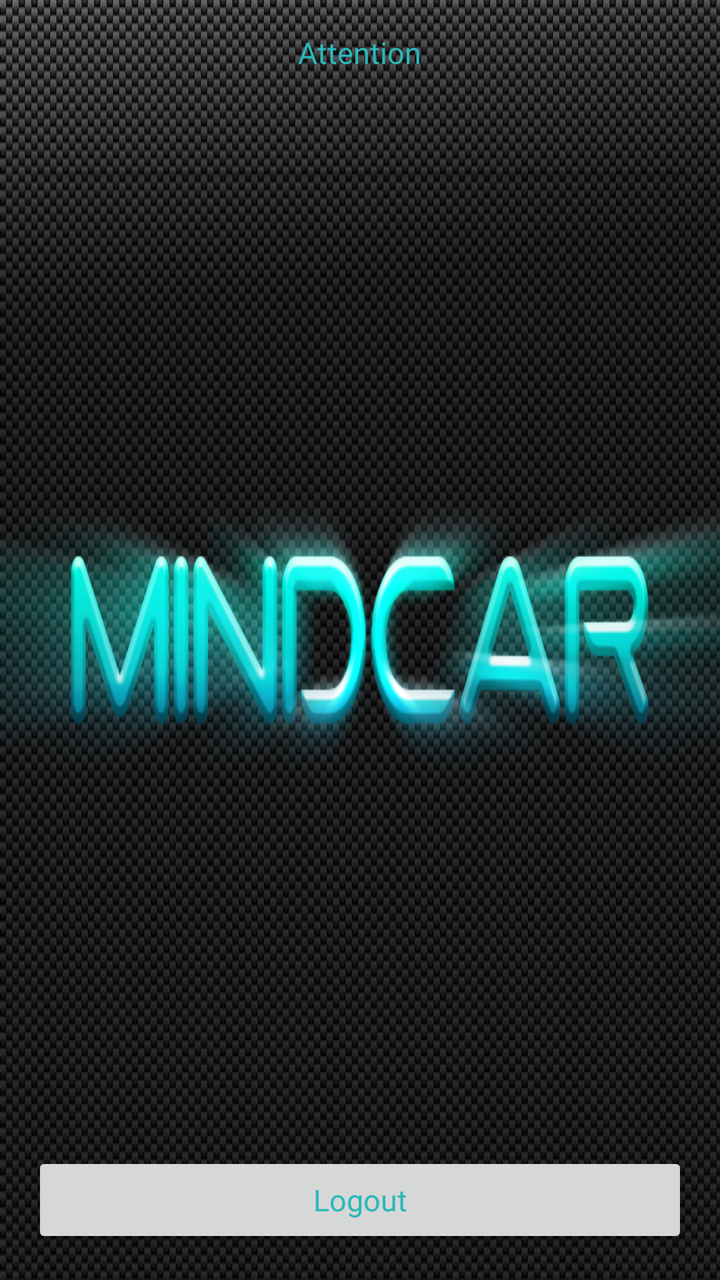
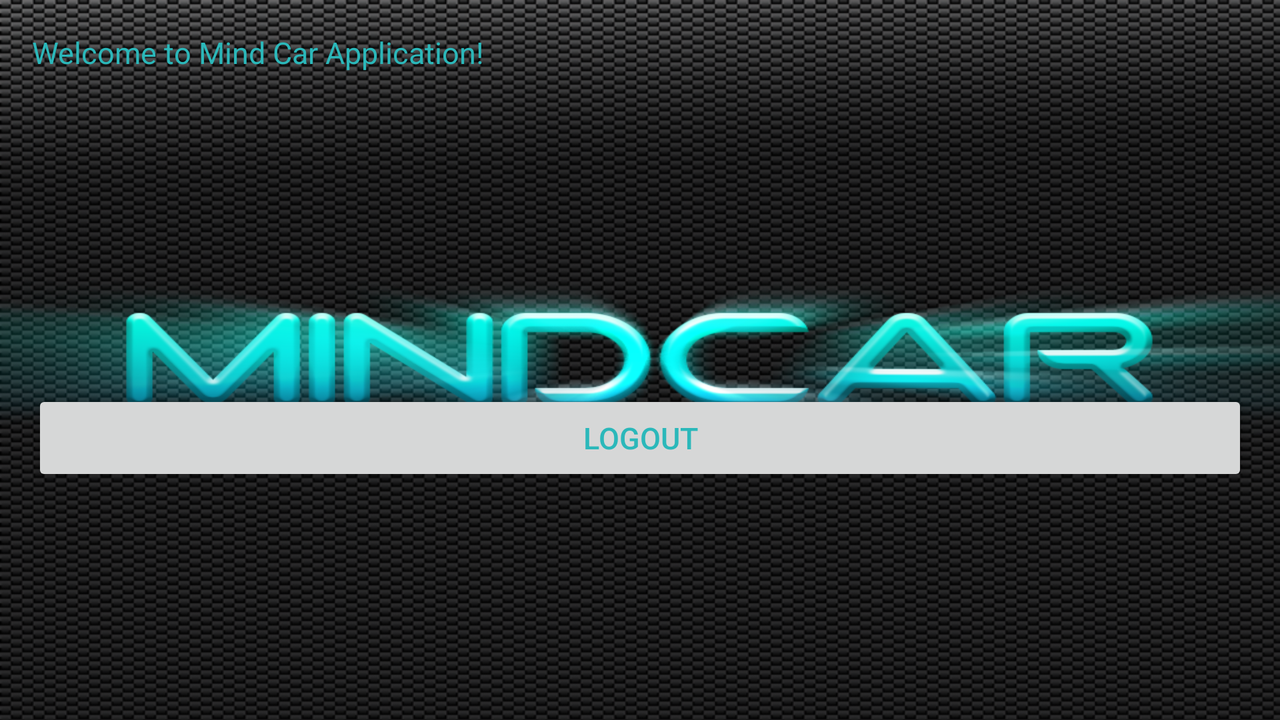

Two renders of one Android screen. The first uses the default layout on a phone; the second uses the alternative layout the repository ships for a different screen configuration, on a matching device. The two XML files are below.
<!-- AndroidManifest.xml: application theme AppTheme -->
<!-- res/layout/content_main.xml -->
<?xml version="1.0" encoding="utf-8"?>
<RelativeLayout xmlns:android="http://schemas.android.com/apk/res/android"
    xmlns:app="http://schemas.android.com/apk/res-auto"
    xmlns:tools="http://schemas.android.com/tools"
    android:layout_width="match_parent"
    android:layout_height="match_parent"
    android:paddingBottom="@dimen/activity_vertical_margin"
    android:paddingLeft="@dimen/activity_horizontal_margin"
    android:paddingRight="@dimen/activity_horizontal_margin"
    android:paddingTop="@dimen/activity_vertical_margin"
    app:layout_behavior="@string/appbar_scrolling_view_behavior"
    tools:context=".ui.Register"
    tools:showIn="@layout/activity_main"
    style="@style/AppTheme">


    <TextView
        android:layout_width="wrap_content"
        android:layout_height="wrap_content"
        android:text="Attention"
        android:id="@+id/textView"
        android:layout_centerHorizontal="true"
        android:layout_marginBottom="43dp" />

    <Button
        android:layout_width="wrap_content"
        android:layout_height="wrap_content"
        android:text="Logout"
        android:id="@+id/bLogout"
        android:layout_alignParentRight="true"
        android:layout_alignParentEnd="true"
        android:layout_alignParentBottom="true"
        android:layout_alignParentLeft="true"
        android:layout_alignParentStart="true"
        android:textAlignment="center"
        style="@style/AppTheme" />

    <ProgressBar
        style="?android:attr/progressBarStyleHorizontal"
        android:layout_width="wrap_content"
        android:layout_height="wrap_content"
        android:id="@+id/attentionBar"
        android:layout_alignParentRight="true"
        android:layout_below="@+id/textView"
        android:layout_alignLeft="@+id/bLogout"
        android:layout_alignStart="@+id/bLogout" />
</RelativeLayout>
<!-- res/layout/activity_main.xml (included above) -->
<?xml version="1.0" encoding="utf-8"?>
<android.support.design.widget.CoordinatorLayout xmlns:android="http://schemas.android.com/apk/res/android"
    xmlns:app="http://schemas.android.com/apk/res-auto"
    xmlns:tools="http://schemas.android.com/tools"
    android:layout_width="match_parent"
    android:layout_height="match_parent"

    android:paddingBottom="@dimen/activity_vertical_margin"
    android:paddingLeft="@dimen/activity_horizontal_margin"
    android:paddingRight="@dimen/activity_horizontal_margin"
    android:paddingTop="@dimen/activity_vertical_margin"
    tools:context=".ui.MainActivity">

    <android.support.design.widget.AppBarLayout
        android:layout_width="match_parent"
        android:layout_height="wrap_content"
        android:theme="@style/AppTheme.AppBarOverlay">

        <android.support.v7.widget.Toolbar
            android:id="@+id/toolbar"
            android:layout_width="match_parent"
            android:layout_height="?attr/actionBarSize"
            android:background="?attr/colorPrimary"
            app:popupTheme="@style/AppTheme.PopupOverlay" />

    </android.support.design.widget.AppBarLayout>

    <include layout="@layout/content_main" />

    <android.support.design.widget.FloatingActionButton
        android:id="@+id/fab"
        android:layout_width="wrap_content"
        android:layout_height="wrap_content"
        android:layout_gravity="bottom|end"
        android:layout_margin="@dimen/fab_margin"
        android:src="@android:drawable/ic_dialog_email" />

</android.support.design.widget.CoordinatorLayout>
<!-- resources referenced by this layout -->
<resources>
  <dimen name="activity_horizontal_margin">16dp</dimen>
  <dimen name="activity_vertical_margin">16dp</dimen>
  <dimen name="fab_margin">16dp</dimen>
  <!-- from res/values-v21/ -->
  <style name="AppTheme" parent="Theme.AppCompat.Light.NoActionBar">
                  
                  <item name="colorPrimaryDark">@color/colorPrimaryDark</item>
                  <item name="colorPrimary">@color/colorPrimaryDark</item>
                  <item name="colorAccent">@color/colorAccent</item>
                  <item name="android:colorBackground">@drawable/intro</item>
                  <item name="android:windowBackground">@drawable/intro</item>
                  <item name="android:textSize">15dp</item>
                  <item name="android:textColor">@color/colorPrimary</item>
                  <item name="android:textColorHint">@color/colorPrimary</item>
          </style>
  <style name="AppTheme.AppBarOverlay" />
  <style name="AppTheme.PopupOverlay" />
  <color name="colorPrimaryDark">#000606</color>
  <color name="colorAccent">#0fc2c2</color>
  <!-- drawable intro: png bitmap (drawable, 715089 bytes) -->
  <color name="colorPrimary">#2bb8ba</color>
</resources>
<!-- res/layout-land/content_main.xml (the repository's variant of the layout above) -->
<!-- drawn on the phone turned sideways -->
<?xml version="1.0" encoding="utf-8"?>
<RelativeLayout xmlns:android="http://schemas.android.com/apk/res/android"
    xmlns:app="http://schemas.android.com/apk/res-auto"
    xmlns:tools="http://schemas.android.com/tools"
    android:layout_width="match_parent"
    android:layout_height="match_parent"
    android:paddingBottom="@dimen/activity_vertical_margin"
    android:paddingLeft="@dimen/activity_horizontal_margin"
    android:paddingRight="@dimen/activity_horizontal_margin"
    android:paddingTop="@dimen/activity_vertical_margin"
    app:layout_behavior="@string/appbar_scrolling_view_behavior"
    tools:context=".ui.Register"
    tools:showIn="@layout/activity_main">

    <TextView
        android:layout_width="wrap_content"
        android:text = "Welcome to Mind Car Application!"
        android:layout_height="wrap_content"
        android:id="@+id/welcome" />


    <Button
        android:layout_width="wrap_content"
        android:layout_height="wrap_content"
        android:text="LOGOUT"
        android:id="@+id/bLogout"
        android:layout_alignParentBottom="true"
        android:layout_alignParentLeft="true"
        android:layout_alignParentStart="true"
        android:layout_marginBottom="101dp"
        android:layout_alignParentRight="true"
        android:layout_alignParentEnd="true" />
</RelativeLayout>
<!-- res/layout/content_main.xml (included above) -->
<?xml version="1.0" encoding="utf-8"?>
<RelativeLayout xmlns:android="http://schemas.android.com/apk/res/android"
    xmlns:app="http://schemas.android.com/apk/res-auto"
    xmlns:tools="http://schemas.android.com/tools"
    android:layout_width="match_parent"
    android:layout_height="match_parent"
    android:paddingBottom="@dimen/activity_vertical_margin"
    android:paddingLeft="@dimen/activity_horizontal_margin"
    android:paddingRight="@dimen/activity_horizontal_margin"
    android:paddingTop="@dimen/activity_vertical_margin"
    app:layout_behavior="@string/appbar_scrolling_view_behavior"
    tools:context=".ui.Register"
    tools:showIn="@layout/activity_main"
    style="@style/AppTheme">


    <TextView
        android:layout_width="wrap_content"
        android:layout_height="wrap_content"
        android:text="Attention"
        android:id="@+id/textView"
        android:layout_centerHorizontal="true"
        android:layout_marginBottom="43dp" />

    <Button
        android:layout_width="wrap_content"
        android:layout_height="wrap_content"
        android:text="Logout"
        android:id="@+id/bLogout"
        android:layout_alignParentRight="true"
        android:layout_alignParentEnd="true"
        android:layout_alignParentBottom="true"
        android:layout_alignParentLeft="true"
        android:layout_alignParentStart="true"
        android:textAlignment="center"
        style="@style/AppTheme" />

    <ProgressBar
        style="?android:attr/progressBarStyleHorizontal"
        android:layout_width="wrap_content"
        android:layout_height="wrap_content"
        android:id="@+id/attentionBar"
        android:layout_alignParentRight="true"
        android:layout_below="@+id/textView"
        android:layout_alignLeft="@+id/bLogout"
        android:layout_alignStart="@+id/bLogout" />
</RelativeLayout>
